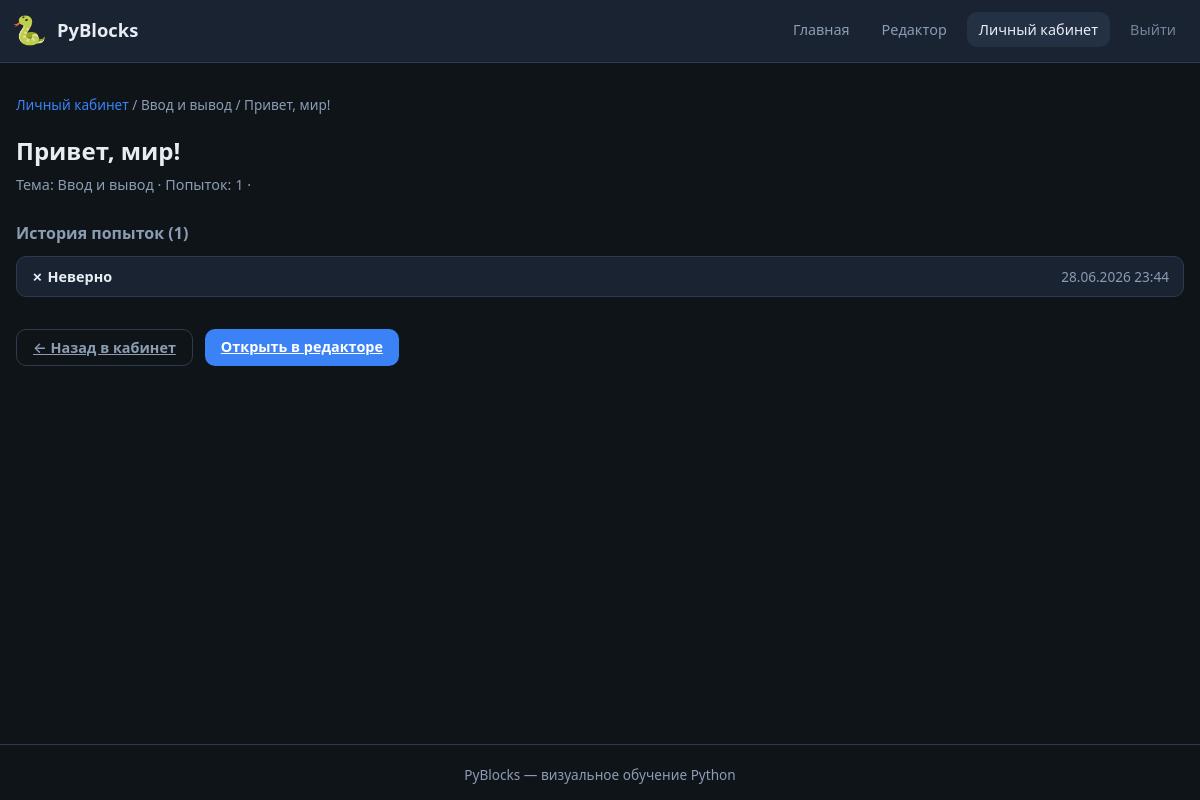
Page /profile/solution/io/io-01 (signed in) on the committed database.
### models.py (models this page shows, shortened)
class TaskProgress(db.Model):
    __tablename__ = "task_progress"
    __table_args__ = (
        db.UniqueConstraint("user_id", "topic_id", "task_id", name="uq_user_task"),
    )
    id = db.Column(db.Integer, primary_key=True)
    user_id = db.Column(db.Integer, db.ForeignKey("users.id"), nullable=False, index=True)
    topic_id = db.Column(db.String(32), nullable=False, index=True)
    task_id = db.Column(db.String(64), nullable=False, index=True)
    attempts_count = db.Column(db.Integer, default=0, nullable=False)
    completed = db.Column(db.Boolean, default=False, nullable=False)
    solution_code = db.Column(db.Text, nullable=True)
    solution_xml = db.Column(db.Text, nullable=True)
    completed_at = db.Column(db.DateTime(timezone=True), nullable=True)
    updated_at = db.Column(
        db.DateTime(timezone=True),
        default=_utcnow,
        onupdate=_utcnow,
        nullable=False,
    )
    user = db.relationship("User", back_populates="progress")

class TaskAttempt(db.Model):
    __tablename__ = "task_attempts"
    id = db.Column(db.Integer, primary_key=True)
    user_id = db.Column(db.Integer, db.ForeignKey("users.id"), nullable=False, index=True)
    topic_id = db.Column(db.String(32), nullable=False, index=True)
    task_id = db.Column(db.String(64), nullable=False, index=True)
    code = db.Column(db.Text, nullable=False)
    success = db.Column(db.Boolean, default=False, nullable=False)
    created_at = db.Column(db.DateTime(timezone=True), default=_utcnow, nullable=False)
    user = db.relationship("User", back_populates="attempts")

### profile_routes.py (the view)
@profile_bp.route("/solution/<topic_id>/<task_id>")
@login_required
def solution(topic_id, task_id):
    progress = TaskProgress.query.filter_by(
        user_id=current_user.id,
        topic_id=topic_id,
        task_id=task_id,
    ).first()
    if not progress:
        abort(404)
    task = get_task_with_tests(topic_id, task_id)
    if not task:
        abort(404)
    topics = {t["id"]: t for t in get_topics()}
    attempts = (
        TaskAttempt.query.filter_by(
            user_id=current_user.id,
            topic_id=topic_id,
            task_id=task_id,
        )
        .order_by(TaskAttempt.created_at.desc())
        .all()
    )
    return render_template(
        "profile/solution.html",
        topic=topics.get(topic_id, {"id": topic_id, "title": topic_id}),
        task=task,
        progress=progress,
        attempts=attempts,
        learn_url=_learn_url(topic_id, task_id),
        solution_code=_normalize_code(progress.solution_code),
    )

### data/registry.py (called while the page is built)
def get_topics():
    return TOPICS

def get_task_with_tests(topic_id: str, task_id: str):
    for task in TASKS_BY_TOPIC.get(topic_id, []):
        if task["id"] == task_id:
            return task
    return None

### profile_routes.py (called while the page is built)
def _learn_url(topic_id: str, task_id: str | None = None) -> str:
    base = url_for("learn")
    if not task_id:
        return f"{base}?topic={topic_id}"
    return f"{base}?topic={topic_id}&task={task_id}"

def _normalize_code(code: str | None) -> str | None:
    if code is None:
        return None
    return code.strip()

### templates/profile/solution.html (shortened to what this page needs)
{% extends "base.html" %}
{% block content %}
<section class="solution-page">
  <nav class="breadcrumb">
    <a href="{{ url_for('profile.dashboard') }}">Личный кабинет</a>
    <span>/</span>
    <span>{{ topic.title }}</span>
    <span>/</span>
    <span>{{ task.title }}</span>
  </nav>
  <header class="solution-header">
    <h1>{{ task.title }}</h1>
    <p class="solution-header__meta">
      Тема: {{ topic.title }} ·
      Попыток: {{ progress.attempts_count }} ·
    </p>
  </header>
  <section class="solution-block">
    <h2 class="solution-block__title">История попыток ({{ attempts|length }})</h2>
    {% if attempts %}
      <div class="attempts-list">
        {% for attempt in attempts %}
          <details class="attempt-item{% if attempt.success %} attempt-item--success{% endif %}">
            <summary>
              <span class="attempt-item__status">{% if attempt.success %}✓ Успех{% else %}✗ Неверно{% endif %}</span>
              <span class="attempt-item__date">{{ attempt.created_at.strftime('%d.%m.%Y %H:%M') }}</span>
            </summary>
          </details>
        {% endfor %}
      </div>
    {% else %}
      <p class="text-muted">Попыток пока нет.</p>
    {% endif %}
  </section>
  <div class="solution-actions">
    <a href="{{ url_for('profile.dashboard') }}" class="btn btn--ghost">← Назад в кабинет</a>
    <a href="{{ learn_url }}" class="btn btn--primary">Открыть в редакторе</a>
  </div>
</section>
{% endblock %}

### static/css/style.css (style rules this page uses)
:root { --bg: #0f1419; --surface: #1a2332; --surface-2: #243044; --border: #2d3a4f; --text: #e8edf4; --text-muted: #8b9cb3; --accent: #3b82f6; --accent-hover: #2563eb; --success: #22c55e; --error: #ef4444; --warning: #f59e0b; --radius: 10px; --font: "Segoe UI", system-ui, -apple-system, sans-serif; --mono: "Cascadia Code", "Consolas", "Courier New", monospace; }
* { box-sizing: border-box; margin: 0; padding: 0; }
body { font-family: var(--font); background: var(--bg); color: var(--text); height: 100vh; overflow: hidden; display: flex; flex-direction: column; }
.btn { border: none; border-radius: var(--radius); padding: 8px 16px; font-size: 0.9rem; font-weight: 600; cursor: pointer; transition: background 0.15s, transform 0.1s; }
.btn--primary { background: var(--accent); color: white; }
.btn--ghost { background: transparent; color: var(--text-muted); border: 1px solid var(--border); }

### static/css/pages.css (style rules this page uses)
.page-body { height: auto; min-height: 100vh; overflow: auto; display: flex; flex-direction: column; }
.breadcrumb { font-size: 0.85rem; color: var(--text-muted); margin-bottom: 20px; }
.breadcrumb a { color: var(--accent); text-decoration: none; }
.solution-header { margin-bottom: 28px; }
.solution-header h1 { font-size: 1.5rem; margin-bottom: 8px; }
.solution-header__meta { color: var(--text-muted); font-size: 0.9rem; }
.solution-block { margin-bottom: 28px; }
.solution-block__title { font-size: 1rem; margin-bottom: 12px; color: var(--text-muted); }
.attempts-list { display: flex; flex-direction: column; gap: 8px; }
.attempt-item { background: var(--surface); border: 1px solid var(--border); border-radius: var(--radius); padding: 10px 14px; }
.attempt-item summary { cursor: pointer; display: flex; justify-content: space-between; gap: 12px; font-size: 0.9rem; }
.attempt-item__status { font-weight: 600; }
.attempt-item__date { color: var(--text-muted); font-size: 0.85rem; }
.solution-actions { display: flex; gap: 12px; flex-wrap: wrap; margin-top: 32px; }

### static/css/responsive.css (style rules this page uses)
:root { --site-header-height: 58px; --editor-header-height: 62px; }
.page-main, .landing, .profile-page, .solution-page, .auth-section { min-width: 0; }

### rows in the picture
TaskProgress: attempts_count "1"
TaskAttempt: success "✗ Неверно", created_at "28.06.2026 23:44"

### other values in the picture
{{ topic.title }} "Ввод и вывод"
{{ task.title }} "Привет, мир!"
{{ attempts|length }} "1"
